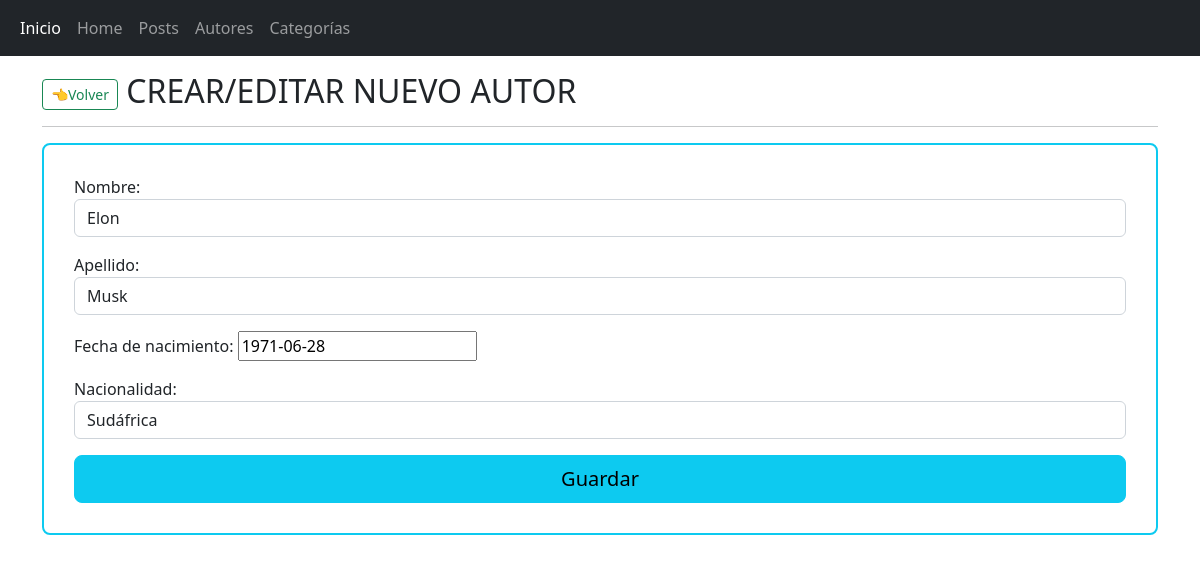
The app's page /autor/autor_update/5 with its own data.
### AppBlog/models.py (models this page shows, shortened)
class Autor(models.Model):
    id = models.AutoField(primary_key=True)
    nombre = models.CharField(max_length=100)
    apellido = models.CharField(max_length=100)
    fecha_nacimiento = models.DateField()
    nacionalidad = models.CharField(max_length=100)

### AppBlog/views.py (the view)
# urls.py: path('autor/autor_update/<int:pk>', AutorUpdate.as_view(), name='autor_update'),
class AutorUpdate(UpdateView):
    model = Autor
    form_class = AutorForm
    template_name = 'autor/autor_create.html'
    success_url = reverse_lazy('autor_list')

### AppBlog/forms.py
class AutorForm(forms.ModelForm):
    class Meta:
        model = Autor
        fields = [
                'id',
                'nombre',
                'apellido',
                'fecha_nacimiento',
                'nacionalidad',
                ]
        labels = {
            'nombre': "Nombre",
            'apellido': "Apellido",
            'fecha_nacimiento': "Fecha de nacimiento",
            'nacionalidad': "Nacionalidad",
        }
        widgets = {
            'nombre': forms.TextInput(attrs={'class': 'form-control', 'placeholder': 'Nombre'}),
            'apellido': forms.TextInput(attrs={'class': 'form-control', 'placeholder': 'Apellido'}),
            'nacionalidad': forms.TextInput(attrs={'class': 'form-control', 'placeholder': 'Nacionalidad'}),
            'fecha_nacimiento': forms.DateInput(format=('%Y-%m-%d'), attrs={'placeholder': 'Fecha yyyy-mm-dd', }),
        }

### AppBlog/templates/autor/autor_create.html (shortened to what this page needs)
{% extends 'componentes/padre.html' %}
{% load static %}
{% block contenido %}
<h2><a class="btn btn-outline-success btn-sm" href="{% url 'autor_list' %}" role="button">👈Volver</a> CREAR/EDITAR NUEVO AUTOR </h2>
<hr>
<div class="container border border-info border-2 rounded-3" style="background-color:rgb(255, 255, 255); padding:30px">
    <div class="row">
        <div class="col-12">
            <form action="#" method="post">
                {{form.as_p}}
                <button type="submit" class="btn btn-lg btn-info" style="width:100%">Guardar</button>
            </form>
        </div>
    </div>
</div>
{% endblock %}

### records on screen
Autor: nombre "Elon", apellido "Musk", fecha_nacimiento "1971-06-28", nacionalidad "Sudáfrica"
